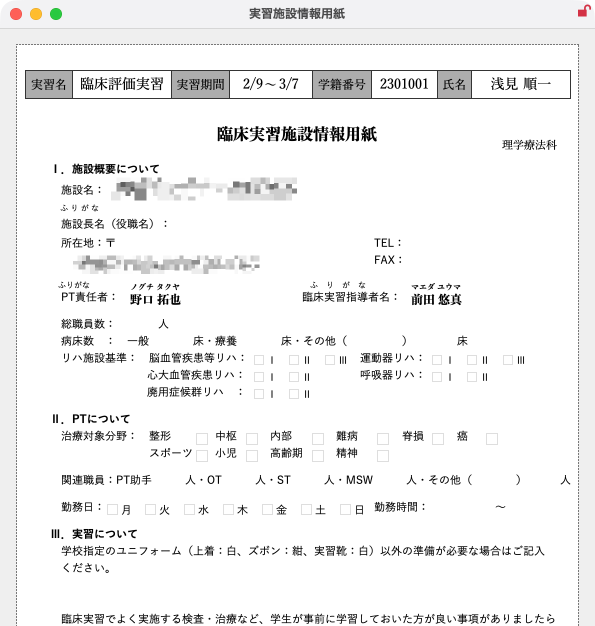
#> input picture images/clinical/clinical_key02_facility_sheet_zoom.png, 1190 x 1252 px, given in place of clinical_student_pre_entry.png, which was not available (shown at 1/2 size)
$ python prepare_clinical_images.py
#> lines starting #> are read from the running program, lines starting #| are printed output that depends on the picture; pictures that were not available may be replaced by others from this repository, and a replacement may not be noted
#!/usr/bin/env python3
import os
import shutil
from PIL import Image, ImageOps, ImageFilter

SRC_DIR = "/Users/kotsuka/Documents/systemDev/csd-website/base_files"
DEST_DIR = "/Users/kotsuka/Documents/systemDev/csd-website/images/clinical"
os.makedirs(DEST_DIR, exist_ok=True)

# 1. Copy raw screenshots with clean descriptive names
mapping = {
    "Screenshot 2026-09-07 at 19.19.14.png": "clinical_dashboard_overview.png",
    "Screenshot 2026-09-07 at 19.19.20.png": "clinical_student_list.png",
    "Screenshot 2026-09-07 at 19.20.09.png": "clinical_student_report.png",
    "Screenshot 2026-09-07 at 19.20.55.png": "clinical_facility_info_sheet.png",
    "Screenshot 2026-09-07 at 19.23.51.png": "clinical_student_profile_photo.png",
    "Screenshot 2026-09-07 at 19.24.41.png": "clinical_consent_management.png",
    "Screenshot 2026-09-07 at 19.26.14.png": "clinical_placement_facility_slots.png",
    "Screenshot 2026-09-07 at 19.26.22.png": "clinical_placement_matrix_students.png",
    "Screenshot 2026-09-07 at 19.27.43.png": "clinical_checklist_management.png",
    "Screenshot 2026-09-07 at 19.28.05.png": "clinical_facility_database_170k.png",
    "Screenshot 2026-09-07 at 19.29.12.png": "clinical_student_pre_entry.png",
    "Screenshot 2026-09-07 at 19.34.51.png": "clinical_request_documents.png",
    "Screenshot 2026-09-07 at 19.39.44.png": "clinical_booking_hotel_search.png",
    "Screenshot 2026-09-07 at 19.44.01.png": "clinical_navitime_route_search.png",
    "Screenshot 2026-09-07 at 19.45.47.png": "clinical_navitime_web_map.png",
}

for src_name, dest_name in mapping.items():
    src_file = os.path.join(SRC_DIR, src_name)
    dest_file = os.path.join(DEST_DIR, dest_name)
    if os.path.exists(src_file):
        shutil.copy2(src_file, dest_file)
        print(f"Copied: {dest_name}")

print("\nProcessing and generating composite assets...")

def add_card_styling(img, border_color=(203, 213, 225), border_width=2):
    return ImageOps.expand(img, border=border_width, fill=border_color)

# --- STEP 01 Composite ---
img_s1_base = Image.open(os.path.join(DEST_DIR, "clinical_student_pre_entry.png")).convert("RGBA")
#> img_s1_base is the input picture: PIL image 1190x1252 RGBA; mean R, G, B, A 241.7, 241.7, 241.7, 254.9
img_s1_inset = Image.open(os.path.join(DEST_DIR, "clinical_facility_database_170k.png")).convert("RGBA")
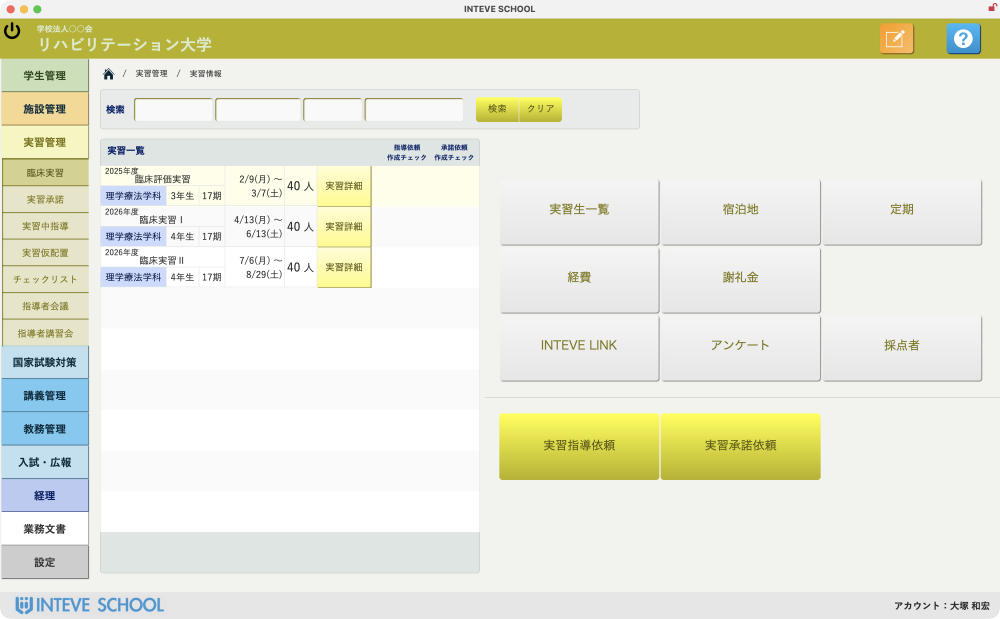
#> input picture images/clinical/clinical_dashboard_overview.png, 3000 x 1856 px, given in place of clinical_facility_database_170k.png, which was not available (shown at 1/3 size)
#> img_s1_inset is the input picture: PIL image 3000x1856 RGBA; mean R, G, B, A 231.6, 232.5, 216.6, 255

w_base, h_base = img_s1_base.size
#> w_base = 1190; h_base = 1252
w_in, h_in = img_s1_inset.size
#> w_in = 3000; h_in = 1856
inset_target_w = int(w_base * 0.48)
#> inset_target_w = 571
inset_target_h = int(h_in * (inset_target_w / w_in))
#> inset_target_h = 353
img_s1_inset_resized = img_s1_inset.resize((inset_target_w, inset_target_h), Image.Resampling.LANCZOS)
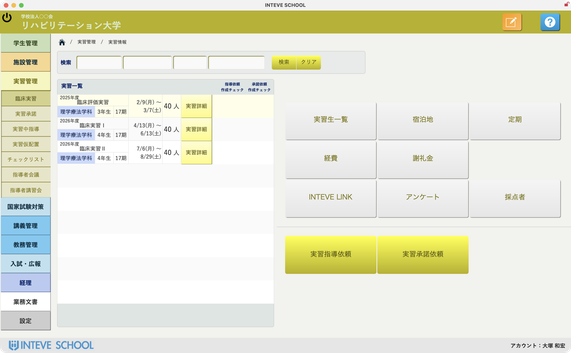
#> img_s1_inset_resized: PIL image 571x353 RGBA; mean R, G, B, A 231.6, 232.5, 216.6, 255; transparent parts drawn white
img_s1_inset_styled = add_card_styling(img_s1_inset_resized, border_color=(13, 148, 136), border_width=4)
#> in add_card_styling, `return ImageOps.expand(img, border=border_width, fill=border_color)`:
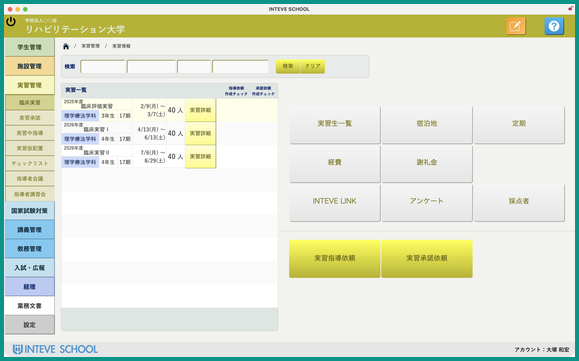
#> returned value: PIL image 579x361 RGBA; mean R, G, B, A 223.8, 229.5, 213.7, 255; transparent parts drawn white

s1_composite = img_s1_base.copy()
paste_x = w_base - img_s1_inset_styled.width - 40
#> paste_x = 571
paste_y = h_base - img_s1_inset_styled.height - 40
#> paste_y = 851
s1_composite.paste(img_s1_inset_styled, (paste_x, paste_y), img_s1_inset_styled.convert("RGBA"))
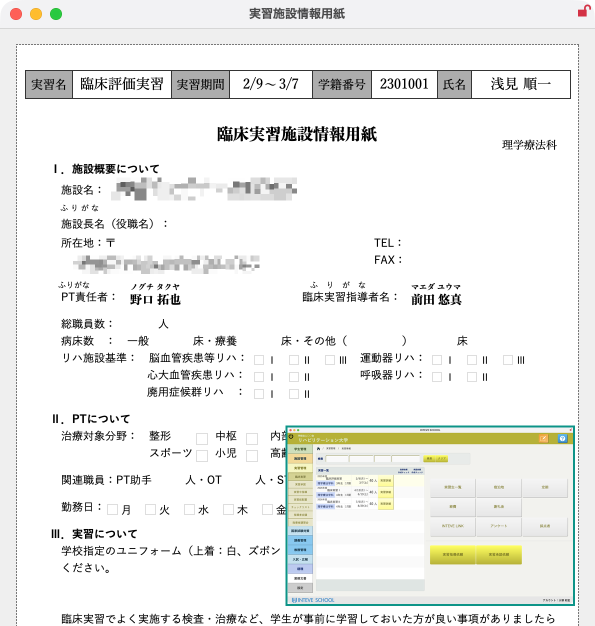
#> s1_composite: PIL image 1190x1252 RGBA (shown at 1/2 size); mean R, G, B, A 238.4, 239.2, 237, 254.9; transparent parts drawn white
s1_composite.convert("RGB").save(os.path.join(DEST_DIR, "clinical_step01_composite.png"), quality=95)
print("Created: clinical_step01_composite.png")

# --- STEP 02 Composite ---
img_s2_base = Image.open(os.path.join(DEST_DIR, "clinical_placement_matrix_students.png")).convert("RGBA")
#> (the run stopped early here; a loop or call above may not have finished)
